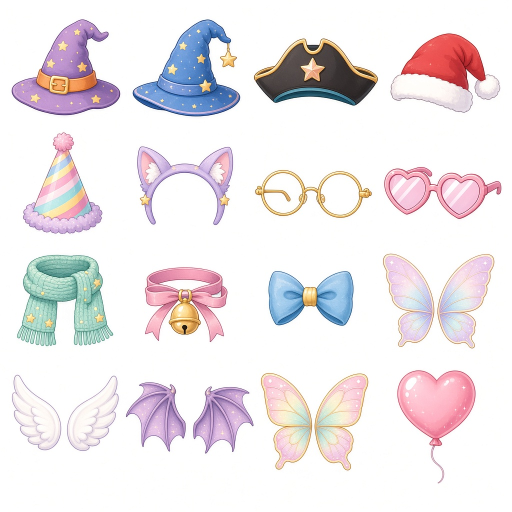
#> input picture tools/art/acc1.jpg, 1024 x 1024 px (shown at 1/2 size)
$ python -i sticker_sheet.py   (imports and definitions only)
#> lines starting #> are read from the running program, lines starting #| are printed output that depends on the picture; after the words box and inside, x2 and y2 are one past the last pixel; in counts of white or black regions, pixels touching at a corner belong together
#> in cut, im is the input picture: PIL image 1024x1024 RGB; mean R, G, B 237.7, 231.7, 234.5
"""✂️ One cutter for the GenerateImage 3x3 sticker sheets on white (never Higgsfield), shared by tools/word_art.py (A1 word pictures)
and tools/scene_art.py (R19 feeling scenes).

 • cells(im)        -> the 9 cell boxes in reading order. split="gaps" finds the white gutters between the stickers (rows first, then
                       the columns inside each row), so a sticker that leans past a third line isn't clipped; split="thirds" cuts blind thirds.
 • sticker(cell)    -> RGBA, the white background made transparent (flood fill from the cell edge, so white inside the sticker stays),
                       stray bits of neighbouring stickers dropped, centred on a square canvas with 4 % margin.
 • register(m, entries, type) -> replaces that type's manifest entries in place (same position, so other art keeps its order).
Run tools/optimize_art.py afterwards for the WebP copies (assets/web/<id>.webp), then tools/build_sw.py for the offline art list."""
import numpy as np
from PIL import Image
from scipy import ndimage
WHITE = 232

def _gutter(ink, lo, hi):  # middle of the longest run of the emptiest lines in ink[lo:hi]
    seg = ink[lo:hi]; low = seg <= seg.min() + 2; best, run, start = (0, lo + len(seg) // 2), 0, 0
    for i, v in enumerate(low):
        if v: run, start = run + 1, (start if run else i)
        else: run = 0
        if run > best[0]: best = (run, lo + start + run // 2)
    return best[1]

def cells(im, split="gaps"):
#> called with split = 'gaps'
    a = np.array(im.convert("RGB")); H, W = a.shape[:2]; ink = a.min(axis=2) <= WHITE
#> after `H, W = a.shape[:2]`: H = 1024; W = 1024
#> after `ink = a.min(axis=2) <= WHITE`:
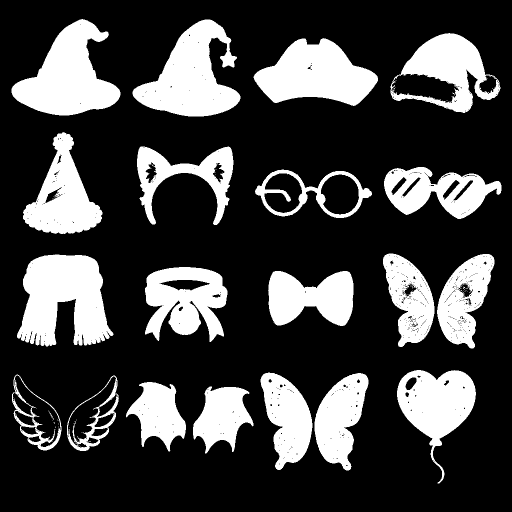
#> ink: shape (1024, 1024) bool (shown at 1/2 size); 25.9% white; 68 white regions (47 under 20 px), largest, box (x1, y1, x2, y2) and area: (34, 509, 227, 693) 24343, (265, 39, 481, 233) 22693, (23, 38, 241, 231) 22684
    if split == "thirds":
        cw, ch = W / 3, H / 3
        return [(int(c * cw), int(r * ch), int((c + 1) * cw), int((r + 1) * ch)) for r in range(3) for c in range(3)]
    rows = ink.sum(axis=1); ys = [0, _gutter(rows, H // 3 - 90, H // 3 + 90), _gutter(rows, 2 * H // 3 - 90, 2 * H // 3 + 90), H]
#> after `rows = ink.sum(axis=1)`: rows = 1024 values, max 759 at index 192, min 0 at index 0, mean 265.3
#> in _gutter, `seg = ink[lo:hi]`: seg = 180 values, max 442 at index 129, min 0 at index 0, mean 225.6
#> in _gutter, `best, run, start = ((0, lo + len(seg) // 2), 0, 0)`: best = (0, 341); run = 0
#> the loop in _gutter, `for i, v in enumerate(low):` made 180 passes
#> (v, run, best) on passes 1 to 12: (True, 1, (1, 251)), (True, 2, (2, 252)), (True, 3, (3, 252)), (True, 4, (4, 253)), (True, 5, (5, 253)), (True, 6, (6, 254)), (True, 7, (7, 254)), (True, 8, (8, 255)), (True, 9, (9, 255)), (True, 10, (10, 256)), (True, 11, (11, 256)), (True, 12, (12, 257))
#> (v, run) on passes 15 to 20: (False, 0), (False, 0), (False, 0), (False, 0), (False, 0), (False, 0)
#> after `ys = [0, _gutter(rows, H // 3 - 90, H // 3 + 90), _gutter(rows, 2 * H `: ys = [0, 258, 718, 1024]
    out = []
    for r in range(3):
        cols = ink[ys[r]:ys[r + 1]].sum(axis=0); xs = [0, _gutter(cols, W // 3 - 90, W // 3 + 90), _gutter(cols, 2 * W // 3 - 90, 2 * W // 3 + 90), W]
        out += [(xs[c], ys[r], xs[c + 1], ys[r + 1]) for c in range(3)]
#> this loop made 3 passes
#> xs on passes 2 to 3: [0, 262, 755, 1024], [0, 379, 754, 1024]
#> (xs, out) on pass 1: ([0, 258, 764, 1024], [(0, 0, 258, 258), (258, 0, 764, 258), (764, 0, 1024, 258)])
    return out

def sticker(cell, size, min_part=0.04):  # min_part: smallest separate piece kept (share of the main sticker), e.g. a dropped ice cream
    a = np.array(cell.convert("RGB")).astype(int)
    white = a.min(axis=2) > WHITE
    lab, _ = ndimage.label(white); edge = set(np.unique(np.concatenate([lab[0], lab[-1], lab[:, 0], lab[:, -1]]))) - {0}
    bg = np.isin(lab, list(edge))
    fg, k = ndimage.label(~bg); sizes = ndimage.sum(np.ones_like(fg), fg, range(1, k + 1))
    big = int(np.argmax(sizes)) + 1
    edge_lab = set(np.unique(np.concatenate([fg[0], fg[-1], fg[:, 0], fg[:, -1]]))) - {0}
    keep = [j + 1 for j, s in enumerate(sizes) if j + 1 == big or (s >= min_part * sizes.max() and j + 1 not in edge_lab)]   # drop bits of neighbouring cells
    mask = np.isin(fg, keep)
    mask = ndimage.binary_fill_holes(mask) & ~(bg & ~ndimage.binary_fill_holes(mask))
    rgba = Image.fromarray(np.dstack([a.astype("uint8"), np.where(mask, 255, 0).astype("uint8")]), "RGBA")
    rgba = rgba.crop(rgba.getbbox()); side = int(max(rgba.size) * 1.08)
    cv = Image.new("RGBA", (side, side), (0, 0, 0, 0)); cv.paste(rgba, ((side - rgba.width) // 2, (side - rgba.height) // 2))
    return cv.resize((size, size), Image.LANCZOS)

def cut(path, split="gaps"):
    im = Image.open(path).convert("RGB")
    return [im.crop(b) for b in cells(im, split)]

def register(m, entries, typ):  # new entries take the place of the old ones of this type (appended if the type is new)
    old = [i for i, a in enumerate(m["assets"]) if a.get("type") == typ]
    keep = {a["id"]: a.get("web") for a in m["assets"] if a.get("type") == typ}
    for e in entries:
        if keep.get(e["id"]): e["web"] = keep[e["id"]]
    at = old[0] if old else len(m["assets"])
    m["assets"] = [a for a in m["assets"] if a.get("type") != typ]
    m["assets"][at:at] = entries

>>> result = cut('art/acc1.jpg')
#> result = 9 items

$ run again, on tools/art/heroes1.jpg
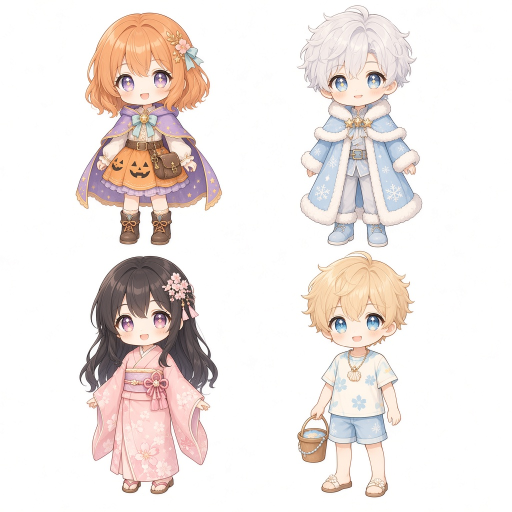
#> input picture tools/art/heroes1.jpg, 1024 x 1024 px (shown at 1/2 size)
#> in cut, im is the input picture: PIL image 1024x1024 RGB; mean R, G, B 240, 232, 228.9
#> in cells, `ink = a.min(axis=2) <= WHITE`:
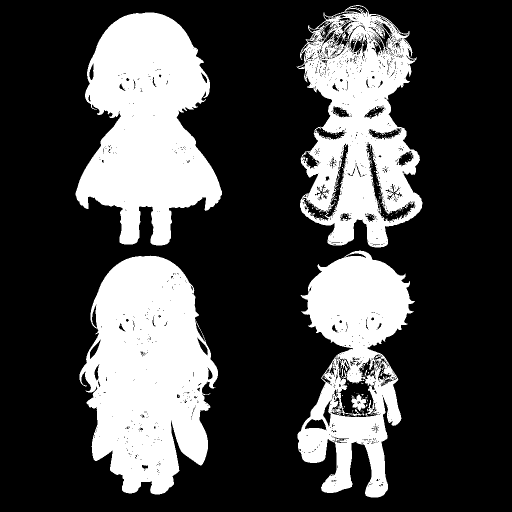
#> ink: shape (1024, 1024) bool (shown at 1/2 size); 28.9% white; 265 white regions (256 under 20 px), largest, box (x1, y1, x2, y2) and area: (159, 511, 436, 989) 90739, (151, 25, 444, 491) 85299, (593, 10, 845, 495) 67505
#> rows = 1024 values, max 484 at index 391, min 0 at index 0, mean 296.4
#> seg = 180 values, max 484 at index 140, min 189 at index 178, mean 384
#> in _gutter, `best, run, start = ((0, lo + len(seg) // 2), 0, 0)`: best = (0, 341); run = 0
#> after the loop in _gutter, `for i, v in enumerate(low):`: best = (2, 430)
#> ys = [0, 430, 696, 1024]
#> the loop in cells, `for r in range(3):` made 3 passes
#> xs on passes 2 to 3: [0, 423, 597, 1024], [0, 430, 593, 1024]
#> result = 9 items
